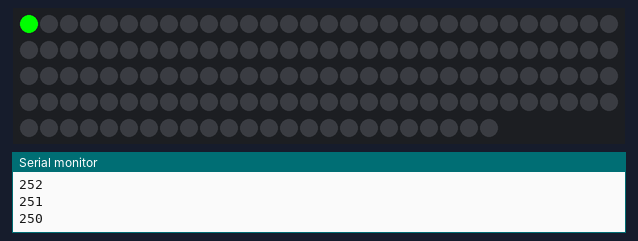
This sketch was run on a simulated ATtiny85, built with avr-gcc and run on an emulated ATtiny85. On the bench: 144 RGB LEDs in strip order, left to right, continuing on the next row, the last lines printed to the serial monitor. Dim RGB values are drawn brighter than linear.

Above: at 0.16 s.
At 5.38 s:
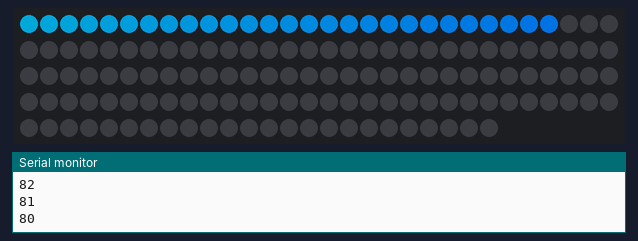
At 9.97 s:
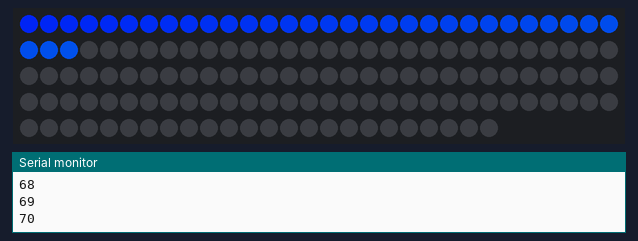
At 19.8 s:
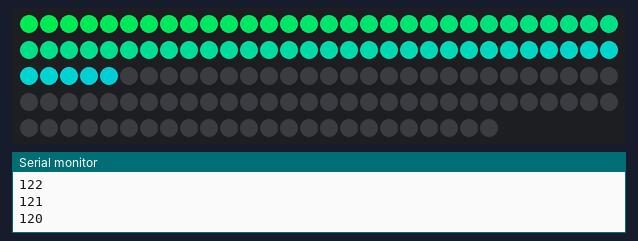
At 29.61 s:
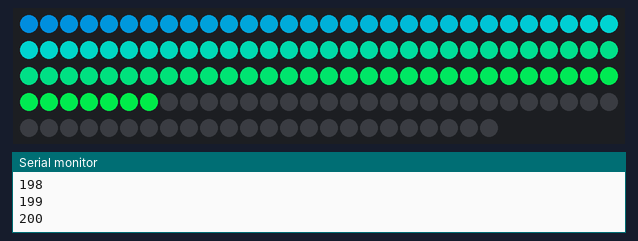
At 39.74 s:
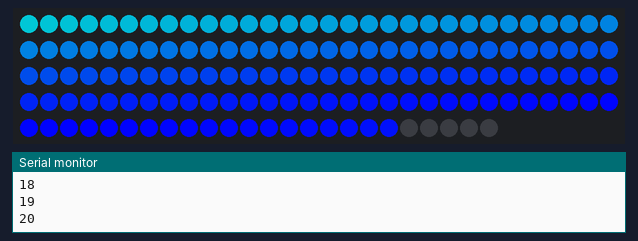

The sketch:

LED_Strip_1.ino
```cpp
#include <Adafruit_NeoPixel.h>
#ifdef __AVR__
 #include <avr/power.h> // Required for 16 MHz Adafruit Trinket
#endif


#define PIN        5


#define NUMPIXELS 144

Adafruit_NeoPixel pixels(NUMPIXELS, PIN, NEO_GRBW + NEO_KHZ800);

#define DELAYVAL 20

void setup() {

  #if defined(__AVR_ATtiny85__) && (F_CPU == 16000000)
    clock_prescale_set(clock_div_1);
  #endif

  Serial.begin(9600);

  pixels.begin();
}

bool isGreen = true;

int blue = 0;

int green = 255;

void loop() {
  pixels.clear(); // Set all pixel colors to 'off'

  for(int i=0; i<NUMPIXELS; i++) { // For each pixel...

    pixels.setPixelColor(i, pixels.Color(0, green, blue));

    pixels.show();

    if (isGreen){
      green--;
      blue++;
    } else {
      green++;
      blue--;
    }

    Serial.println(green);

    if (green == 0){
      isGreen = false;
      Serial.println(isGreen);
      green = 0;
      blue = 255;
    } else if(green == 255){
      isGreen = true;
      Serial.println(isGreen);
      blue = 0;
  }

    delay(DELAYVAL);
 }
}
```
